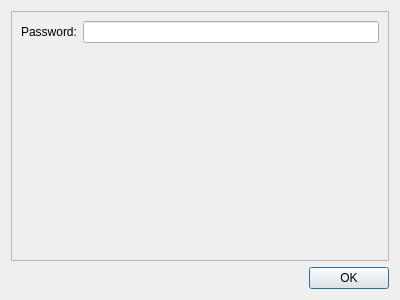
<?xml version="1.0" encoding="UTF-8"?>
<ui version="4.0">
 <class>authDialog</class>
 <widget class="QDialog" name="authDialog">
  <property name="geometry">
   <rect>
    <x>0</x>
    <y>0</y>
    <width>400</width>
    <height>300</height>
   </rect>
  </property>
  <property name="sizePolicy">
   <sizepolicy hsizetype="Preferred" vsizetype="Preferred">
    <horstretch>0</horstretch>
    <verstretch>0</verstretch>
   </sizepolicy>
  </property>
  <property name="windowTitle">
   <string>Authentication</string>
  </property>
  <layout class="QGridLayout" name="gridLayout">
   <item row="0" column="0">
    <widget class="QFrame" name="form">
     <property name="frameShape">
      <enum>QFrame::StyledPanel</enum>
     </property>
     <property name="frameShadow">
      <enum>QFrame::Raised</enum>
     </property>
     <layout class="QFormLayout" name="formLayout">
      <item row="0" column="0">
       <widget class="QLabel" name="passwordLabel">
        <property name="text">
         <string>Password:</string>
        </property>
       </widget>
      </item>
      <item row="0" column="1">
       <widget class="QLineEdit" name="passwordEdit">
        <property name="maxLength">
         <number>32</number>
        </property>
        <property name="echoMode">
         <enum>QLineEdit::Password</enum>
        </property>
       </widget>
      </item>
     </layout>
    </widget>
   </item>
   <item row="1" column="0">
    <widget class="QFrame" name="buttonsFrame">
     <property name="sizePolicy">
      <sizepolicy hsizetype="Preferred" vsizetype="Fixed">
       <horstretch>0</horstretch>
       <verstretch>0</verstretch>
      </sizepolicy>
     </property>
     <property name="frameShape">
      <enum>QFrame::NoFrame</enum>
     </property>
     <property name="frameShadow">
      <enum>QFrame::Plain</enum>
     </property>
     <layout class="QHBoxLayout" name="horizontalLayout">
      <property name="leftMargin">
       <number>0</number>
      </property>
      <property name="topMargin">
       <number>0</number>
      </property>
      <property name="rightMargin">
       <number>0</number>
      </property>
      <property name="bottomMargin">
       <number>0</number>
      </property>
      <item alignment="Qt::AlignRight">
       <widget class="QPushButton" name="okButton">
        <property name="sizePolicy">
         <sizepolicy hsizetype="Fixed" vsizetype="Fixed">
          <horstretch>0</horstretch>
          <verstretch>0</verstretch>
         </sizepolicy>
        </property>
        <property name="text">
         <string notr="true">OK</string>
        </property>
       </widget>
      </item>
     </layout>
    </widget>
   </item>
  </layout>
 </widget>
 <resources/>
 <connections/>
</ui>
